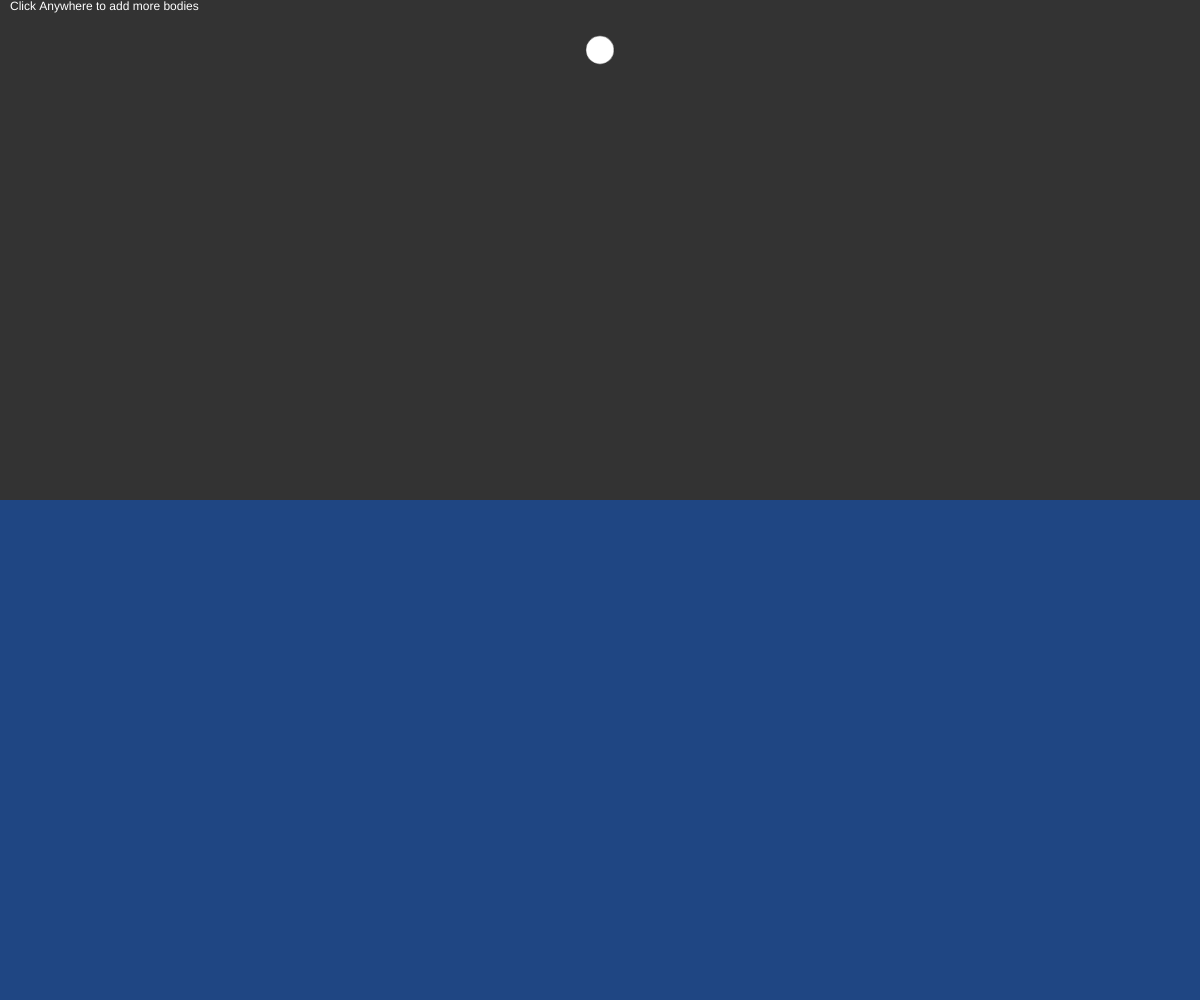
Frame 1 (no input)
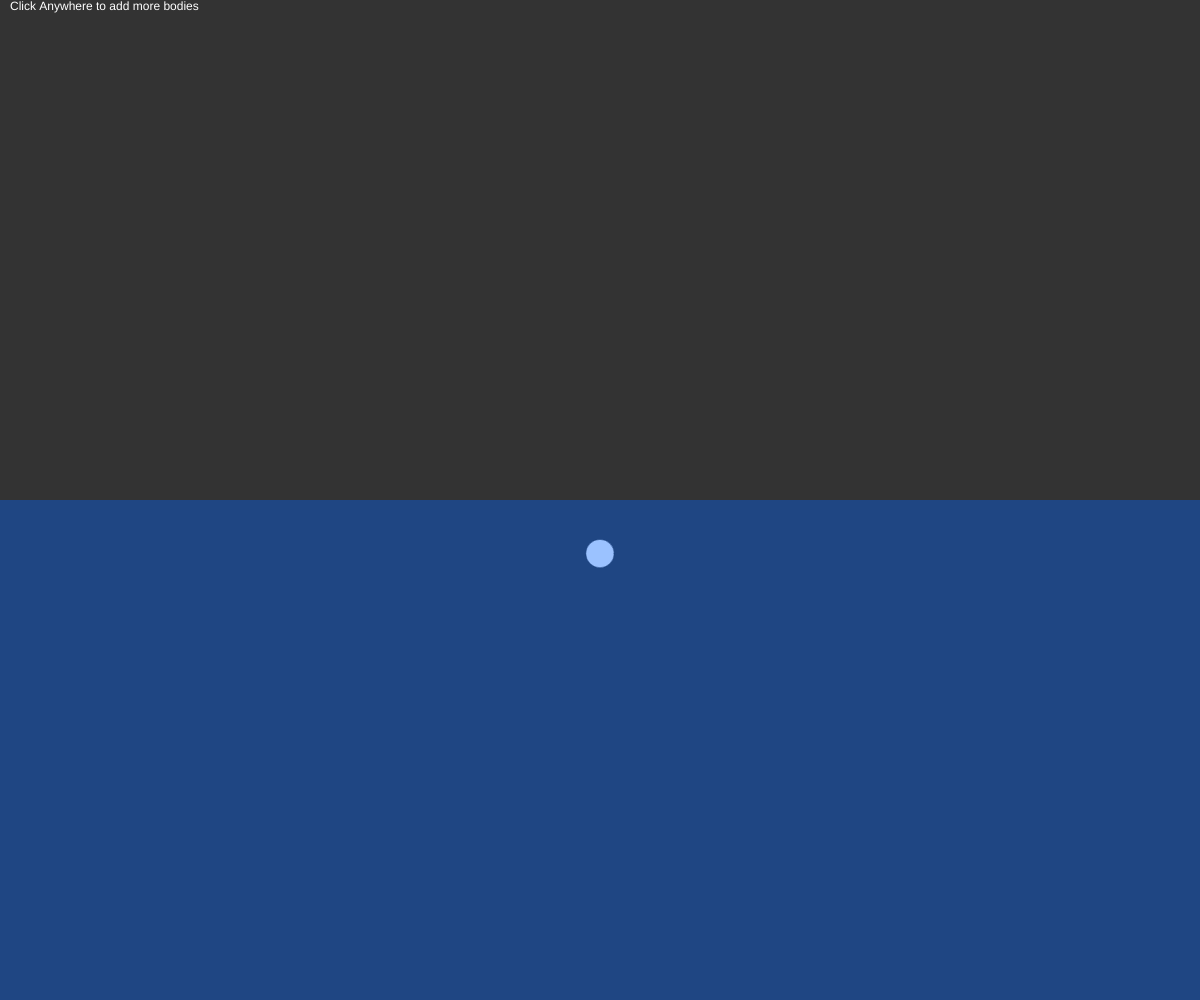
Frame 60 (no input)
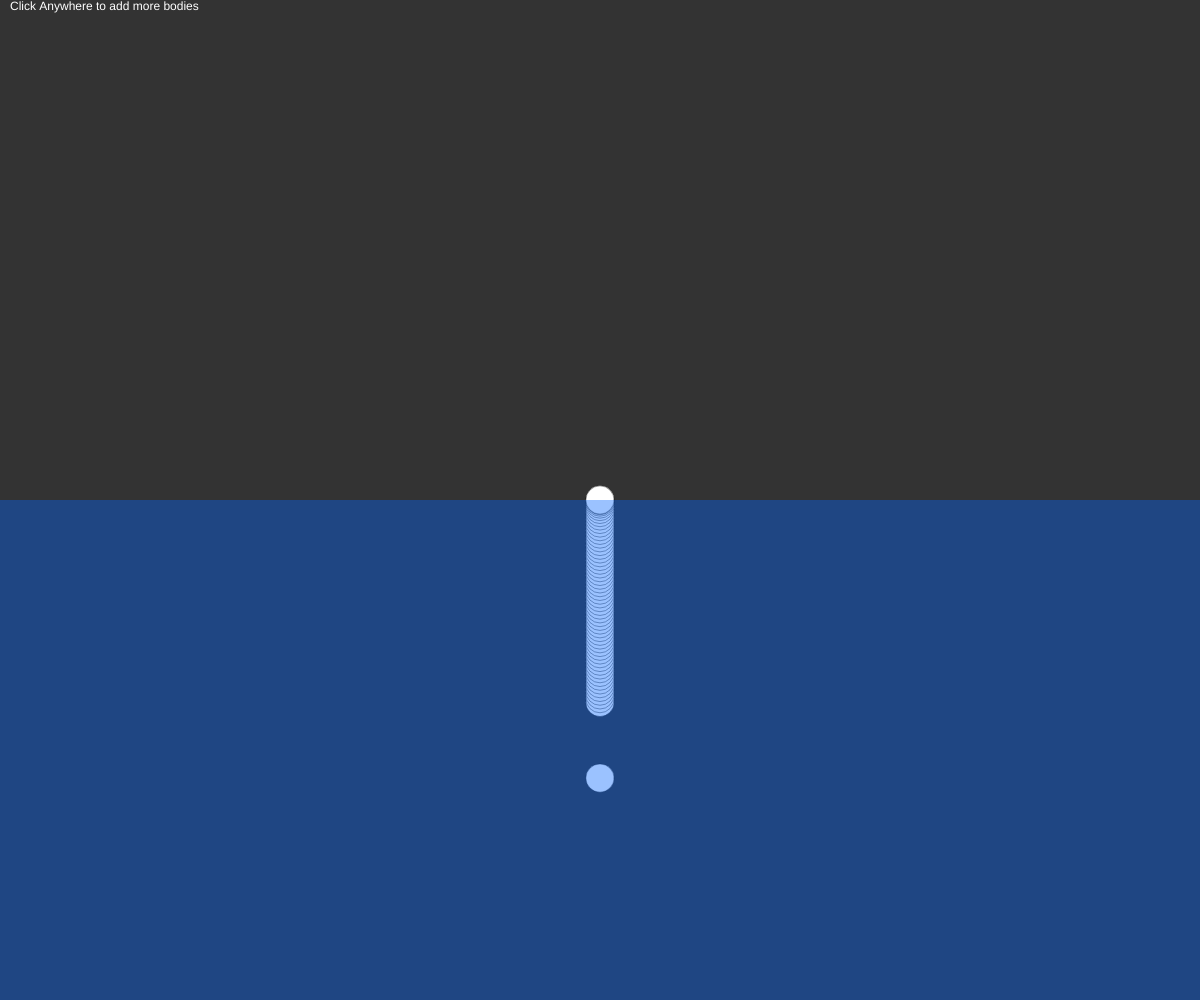
Frame 120 (the mouse pressed at the canvas centre since frame 60)

The p5.js sketch that drew these frames (run headless with seeded random() and noise() and a simulated clock; from frame 60 on, the mouse is pressed at the canvas centre):

// p5.js sketch
// ── sketch.js
let balls = [];

function setup() {
  createCanvas(windowWidth, windowHeight);
  balls.push(new Ball(createVector(width / 2, 50), 2));
}

function draw() {
  background(51);
  fill(255);
  text('Click Anywhere to add more bodies', 10, 10)
  for (let b of balls) {
    b.run();
    if (b.pos.y > height / 2) {
      b.drag();
    }
  }

  if (mouseIsPressed) {
    balls.push(new Ball(createVector(mouseX, mouseY), 2));
  }

  fill(0, 100, 255, 100);
  noStroke();
  rect(0, height / 2, width, height / 2);
}
// ── Ball.js
class Ball {
  constructor(pos, mass) {
    this.pos = pos;
    this.vel = createVector();
    this.acc = createVector();
    this.mass = mass;
    this.r = sqrt(this.mass) * 10;
  }

  run() {
    this.render();
    this.update();
    this.applyG();
    this.bounce();
  }

  drag() {
    let drag = this.vel.copy();
    drag.normalize();
    drag.mult(-1);

    let c = 0.1;
    let speedSq = this.vel.magSq();
    drag.setMag(c * speedSq);

    this.applyForce(drag);
  }

  bounce() {
    if (this.pos.x > width - this.r) {
      this.pos.x = width - this.r;
      this.vel.x *= -0.83;
    } else if (this.pos.x < this.r) {
      this.pos.x = this.r;
      this.vel.x *= -0.83;
    } else if (this.pos.y > height + this.r) {
      this.pos.y = -this.r;
    }
  }

  applyForce(force) {
    let f = p5.Vector.div(force, this.mass);
    this.acc.add(f);
  }

  applyG() {
    let g = createVector(0, 0.7);
    this.acc.add(g);
  }

  update() {
    this.vel.add(this.acc);
    this.pos.add(this.vel);
    this.acc.mult(0);
  }

  render() {
    fill(255);
    stroke(0, 100);
    ellipse(this.pos.x, this.pos.y, this.r * 2);
  }
}
